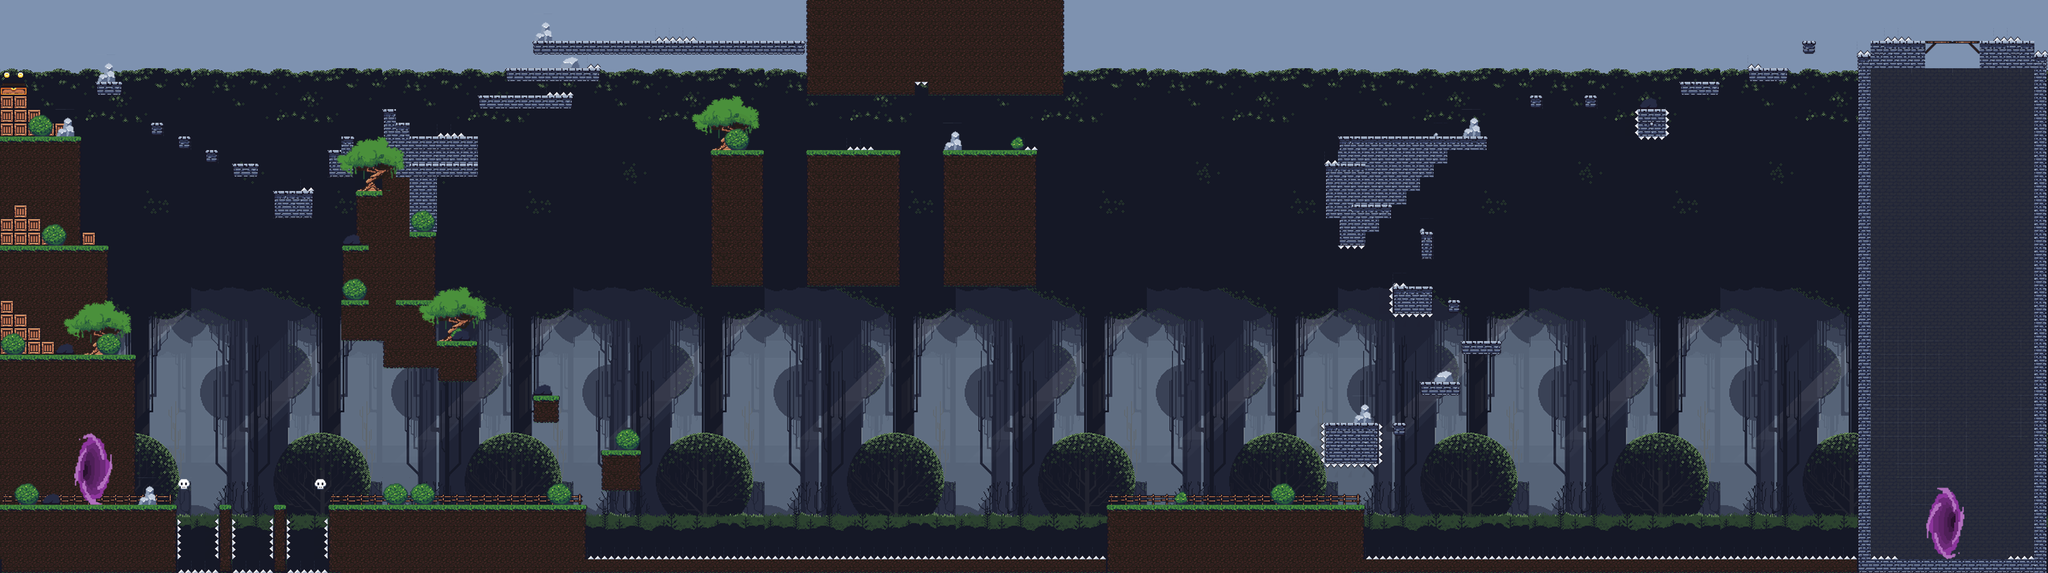

This is a level from a 2D game, rendered from its Tiled map with the project's own tilesets. A one-line summary and the map file follow, with tile-layer data summarised:
An orthogonal 150x42 tile map with 32x32 px tiles, 11 tile layers (Background, Ground, Platforms, Trapdoor, ...) and 107 objects (63x solid, 37x hazard, 3x platform, respawn, goal, ...).

<map version="1.2" tiledversion="1.2.4" orientation="orthogonal" renderorder="right-down" width="150" height="42" tilewidth="32" tileheight="32" infinite="0" nextlayerid="19" nextobjectid="111">
 <tileset firstgid="1" name="1st Level" tilewidth="32" tileheight="32" tilecount="1147" columns="31">
  <image source="1st Level.png" width="1000" height="1200" />
 </tileset>
 <layer id="1" name="Background" width="150" height="42">
  <data>[6300 cells, 6300 non-empty, 505 distinct tile ids]</data>
 </layer>
 <layer id="3" name="Ground" width="150" height="42">
  <data>[6300 cells, 1409 non-empty, 22 distinct tile ids]</data>
 </layer>
 <layer id="4" name="Platforms" width="150" height="42">
  <data>[6300 cells, 274 non-empty, 28 distinct tile ids]</data>
 </layer>
 <layer id="5" name="Trapdoor" width="150" height="42">
  <data>[6300 cells, 4 non-empty, 4 distinct tile ids]</data>
 </layer>
 <layer id="6" name="Items" width="150" height="42">
  <data>[6300 cells, 4 non-empty, 3 distinct tile ids]</data>
 </layer>
 <layer id="7" name="Decor1" width="150" height="42">
  <data>[6300 cells, 162 non-empty, 25 distinct tile ids]</data>
 </layer>
 <layer id="8" name="Decor2" width="150" height="42">
  <data>[6300 cells, 55 non-empty, 5 distinct tile ids]</data>
 </layer>
 <layer id="9" name="Decor3" width="150" height="42">
  <data>[6300 cells, 47 non-empty, 9 distinct tile ids]</data>
 </layer>
 <layer id="10" name="Hazards" width="150" height="42">
  <data>[6300 cells, 150 non-empty, 4 distinct tile ids]</data>
 </layer>
 <layer id="11" name="Origin" width="150" height="42">
  <data>[6300 cells, 0 non-empty, 0 distinct tile ids]</data>
 </layer>
 <layer id="12" name="End" width="150" height="42">
  <data>[6300 cells, 46 non-empty, 42 distinct tile ids]</data>
 </layer>
 <objectgroup id="13" name="og">
  <object id="1" name="Origin" type="respawn" x="192" y="1120" width="64" height="64" />
 </objectgroup>
 <objectgroup id="14" name="end">
  <object id="2" name="Goal" type="goal" x="4544" y="1216" width="32" height="63.9966" />
 </objectgroup>
 <objectgroup id="15" name="Walls">
  <object id="44" name="Floor" type="solid" x="0" y="226" width="32" height="1118" />
  <object id="45" name="Floor" type="solid" x="0" y="0" width="11" height="159" />
  <object id="46" name="Floor" type="solid" x="12" y="0" width="1879" height="15" />
  <object id="47" name="Floor" type="solid" x="2496" y="0" width="2301" height="15" />
  <object id="48" name="Floor" type="solid" x="32" y="224" width="32" height="96" />
  <object id="49" name="Floor" type="solid" x="64" y="256" width="32" height="63" />
  <object id="50" name="Floor" type="solid" x="96" y="288" width="32" height="30" />
  <object id="51" name="Floor" type="solid" x="128" y="288" width="32" height="30" />
  <object id="52" name="Floor" type="solid" x="352" y="289" width="32" height="30" />
  <object id="53" name="Floor" type="solid" x="416" y="320" width="32" height="30" />
  <object id="54" name="Floor" type="solid" x="480" y="352" width="32" height="30" />
  <object id="55" name="Floor" type="solid" x="544" y="384" width="63" height="30" />
  <object id="56" name="Floor" type="solid" x="640" y="448" width="94" height="62" />
  <object id="57" name="Floor" type="solid" x="32" y="1184" width="380" height="160" />
  <object id="58" name="Floor" type="solid" x="512" y="1186" width="32" height="157" />
  <object id="59" name="Floor" type="solid" x="640" y="1184" width="32" height="157" />
  <object id="60" name="Floor" type="solid" x="768" y="1184" width="605" height="160" />
  <object id="61" name="Floor" type="solid" x="32" y="576" width="222" height="62" />
  <object id="62" name="Floor" type="solid" x="32" y="832" width="285" height="62" />
  <object id="63" name="Floor" type="solid" x="2592" y="1184" width="606" height="158" />
  <object id="64" name="Floor" type="solid" x="768" y="352" width="61" height="62" />
  <object id="65" name="Floor" type="solid" x="800" y="320" width="32" height="30" />
  <object id="66" name="Floor" type="solid" x="896" y="256" width="32" height="30" />
  <object id="67" name="Floor" type="solid" x="896" y="288" width="61" height="26" />
  <object id="68" name="Floor" type="solid" x="960" y="320" width="158" height="26" />
  <object id="69" name="Floor" type="solid" x="960" y="384" width="158" height="26" />
  <object id="70" name="Floor" type="solid" x="960" y="544" width="63" height="26" />
  <object id="71" name="Floor" type="solid" x="800" y="576" width="63" height="26" />
  <object id="72" name="Floor" type="solid" x="832" y="448" width="63" height="26" />
  <object id="73" name="Floor" type="solid" x="800" y="704" width="63" height="26" />
  <object id="74" name="Floor" type="solid" x="928" y="704" width="89" height="26" />
  <object id="75" name="Floor" type="solid" x="1024" y="800" width="89" height="26" />
  <object id="76" name="Floor" type="solid" x="1248" y="928" width="63" height="65" />
  <object id="77" name="Floor" type="solid" x="1408" y="1056" width="92" height="94.9206" />
  <object id="78" name="Platform" type="platform" x="1120" y="224" width="224.003" height="12" />
  <object id="79" name="Platform" type="platform" x="1184" y="160" width="224.003" height="12" />
  <object id="80" name="Platform" type="platform" x="1248" y="96" width="636.003" height="12" />
  <object id="81" name="Floor" type="solid" x="1664" y="352" width="126" height="321" />
  <object id="82" name="Floor" type="solid" x="1888" y="352" width="220" height="321" />
  <object id="83" name="Floor" type="solid" x="2208" y="352" width="220" height="321" />
  <object id="84" name="Floor" type="solid" x="1888" y="0" width="254" height="223" />
  <object id="85" name="Floor" type="solid" x="2176" y="0" width="317" height="223" />
  <object id="86" name="Floor" type="solid" x="2144" y="0" width="32" height="194" />
  <object id="87" name="Floor" type="solid" x="3109.5" y="999.5" width="120" height="85" />
  <object id="88" name="Floor" type="solid" x="3264" y="674" width="95" height="59" />
  <object id="89" name="Floor" type="solid" x="3167.5" y="481" width="94" height="30" />
  <object id="90" name="Floor" type="solid" x="3104" y="384" width="99" height="30" />
  <object id="91" name="Floor" type="solid" x="3136" y="320" width="347" height="30" />
  <object id="92" name="Floor" type="solid" x="3936" y="192" width="93" height="30" />
  <object id="93" name="Floor" type="solid" x="4096" y="160" width="93" height="30" />
  <object id="94" name="Floor" type="solid" x="3712" y="224" width="31" height="30" />
  <object id="95" name="Floor" type="solid" x="3584" y="224" width="31" height="30" />
  <object id="96" name="Floor" type="solid" x="4224" y="96" width="31" height="30" />
  <object id="97" name="Floor" type="solid" x="3264" y="992" width="31" height="30" />
  <object id="98" name="Floor" type="solid" x="3326.5" y="895" width="97" height="30" />
  <object id="99" name="Floor" type="solid" x="3424" y="800" width="93" height="30" />
  <object id="100" name="Floor" type="solid" x="3392" y="704" width="31" height="30" />
  <object id="101" name="Floor" type="solid" x="224" y="192" width="61" height="30" />
  <object id="102" name="Floor" type="solid" x="3840" y="256" width="62" height="63" />
  <object id="103" name="Floor" type="solid" x="4352" y="128" width="31" height="1214" />
  <object id="104" name="Floor" type="solid" x="4384" y="1312" width="384" height="30" />
  <object id="105" name="Floor" type="solid" x="4768" y="128" width="31" height="1214" />
  <object id="107" name="Floor" type="solid" x="4384" y="96" width="126" height="61" />
  </objectgroup>
 <objectgroup id="16" name="Hazards">
  <!-- 39 objects omitted --></objectgroup>
 <objectgroup id="17" name="Desactivable">
  <!-- 2 objects omitted --></objectgroup>
 <objectgroup id="18" name="Key">
  <!-- 1 objects omitted --></objectgroup>
</map>
<!-- 42 of 107 objects omitted -->